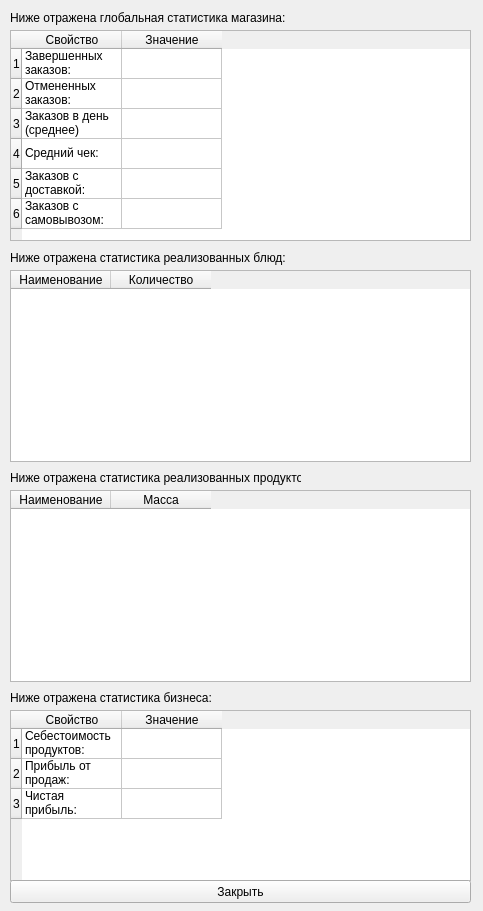
<?xml version="1.0" encoding="UTF-8"?>
<ui version="4.0">
 <class>Form</class>
 <widget class="QWidget" name="Form">
  <property name="geometry">
   <rect>
    <x>0</x>
    <y>0</y>
    <width>483</width>
    <height>911</height>
   </rect>
  </property>
  <property name="windowTitle">
   <string>Статистика магазина</string>
  </property>
  <widget class="QTableWidget" name="realizedFoodsStatsTable">
   <property name="geometry">
    <rect>
     <x>10</x>
     <y>270</y>
     <width>461</width>
     <height>192</height>
    </rect>
   </property>
   <column>
    <property name="text">
     <string>Наименование</string>
    </property>
   </column>
   <column>
    <property name="text">
     <string>Количество</string>
    </property>
   </column>
  </widget>
  <widget class="QTableWidget" name="realizedProductsStatsTable">
   <property name="geometry">
    <rect>
     <x>10</x>
     <y>490</y>
     <width>461</width>
     <height>192</height>
    </rect>
   </property>
   <column>
    <property name="text">
     <string>Наименование</string>
    </property>
   </column>
   <column>
    <property name="text">
     <string>Масса</string>
    </property>
   </column>
  </widget>
  <widget class="QTableWidget" name="globalStatsTable">
   <property name="geometry">
    <rect>
     <x>10</x>
     <y>30</y>
     <width>461</width>
     <height>211</height>
    </rect>
   </property>
   <row>
    <property name="text">
     <string>1</string>
    </property>
   </row>
   <row>
    <property name="text">
     <string>2</string>
    </property>
   </row>
   <row>
    <property name="text">
     <string>3</string>
    </property>
   </row>
   <row>
    <property name="text">
     <string>4</string>
    </property>
   </row>
   <row>
    <property name="text">
     <string>5</string>
    </property>
   </row>
   <row>
    <property name="text">
     <string>6</string>
    </property>
   </row>
   <column>
    <property name="text">
     <string>Свойство</string>
    </property>
   </column>
   <column>
    <property name="text">
     <string>Значение</string>
    </property>
   </column>
   <item row="0" column="0">
    <property name="text">
     <string>Завершенных заказов:</string>
    </property>
   </item>
   <item row="1" column="0">
    <property name="text">
     <string>Отмененных заказов:</string>
    </property>
   </item>
   <item row="2" column="0">
    <property name="text">
     <string>Заказов в день (среднее)</string>
    </property>
   </item>
   <item row="3" column="0">
    <property name="text">
     <string>Средний чек:</string>
    </property>
   </item>
   <item row="4" column="0">
    <property name="text">
     <string>Заказов с доставкой:</string>
    </property>
   </item>
   <item row="5" column="0">
    <property name="text">
     <string>Заказов с самовывозом:</string>
    </property>
   </item>
  </widget>
  <widget class="QLabel" name="label">
   <property name="geometry">
    <rect>
     <x>10</x>
     <y>10</y>
     <width>331</width>
     <height>16</height>
    </rect>
   </property>
   <property name="text">
    <string>Ниже отражена глобальная статистика магазина:</string>
   </property>
  </widget>
  <widget class="QLabel" name="label_2">
   <property name="geometry">
    <rect>
     <x>10</x>
     <y>250</y>
     <width>291</width>
     <height>16</height>
    </rect>
   </property>
   <property name="text">
    <string>Ниже отражена статистика реализованных блюд:</string>
   </property>
  </widget>
  <widget class="QLabel" name="label_3">
   <property name="geometry">
    <rect>
     <x>10</x>
     <y>470</y>
     <width>291</width>
     <height>16</height>
    </rect>
   </property>
   <property name="text">
    <string>Ниже отражена статистика реализованных продуктов:</string>
   </property>
  </widget>
  <widget class="QLabel" name="label_4">
   <property name="geometry">
    <rect>
     <x>10</x>
     <y>690</y>
     <width>291</width>
     <height>16</height>
    </rect>
   </property>
   <property name="text">
    <string>Ниже отражена статистика бизнеса:</string>
   </property>
  </widget>
  <widget class="QTableWidget" name="moneyStatsTable">
   <property name="geometry">
    <rect>
     <x>10</x>
     <y>710</y>
     <width>461</width>
     <height>171</height>
    </rect>
   </property>
   <row>
    <property name="text">
     <string>1</string>
    </property>
   </row>
   <row>
    <property name="text">
     <string>2</string>
    </property>
   </row>
   <row>
    <property name="text">
     <string>3</string>
    </property>
   </row>
   <column>
    <property name="text">
     <string>Свойство</string>
    </property>
   </column>
   <column>
    <property name="text">
     <string>Значение</string>
    </property>
   </column>
   <item row="0" column="0">
    <property name="text">
     <string>Себестоимость продуктов:</string>
    </property>
   </item>
   <item row="1" column="0">
    <property name="text">
     <string>Прибыль от продаж:</string>
    </property>
   </item>
   <item row="2" column="0">
    <property name="text">
     <string>Чистая прибыль:</string>
    </property>
   </item>
  </widget>
  <widget class="QPushButton" name="closeStatsButton">
   <property name="geometry">
    <rect>
     <x>10</x>
     <y>880</y>
     <width>461</width>
     <height>23</height>
    </rect>
   </property>
   <property name="text">
    <string>Закрыть</string>
   </property>
  </widget>
 </widget>
 <resources/>
 <connections/>
</ui>
